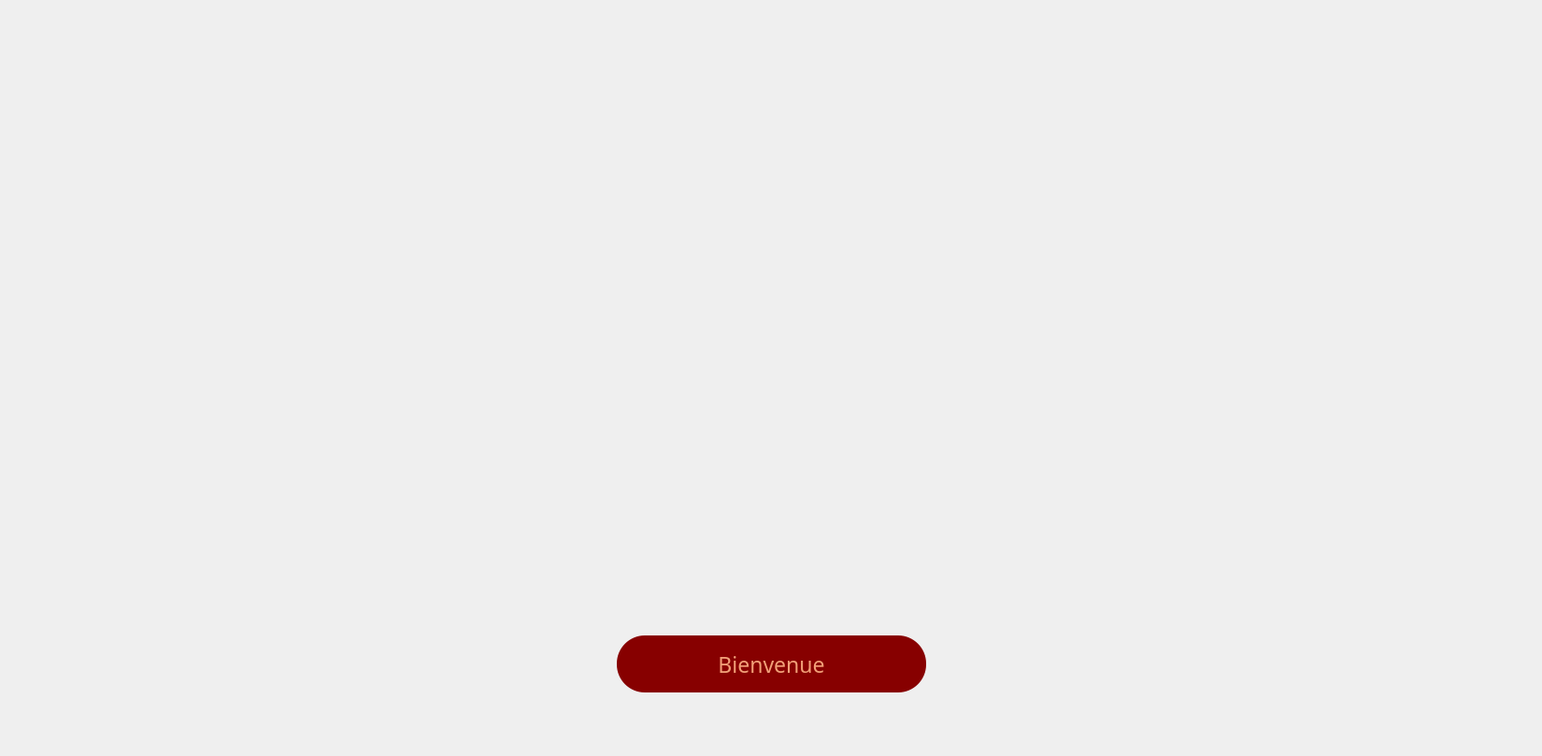
<?xml version="1.0" encoding="UTF-8"?>
<ui version="4.0">
 <class>accueil</class>
 <widget class="QDialog" name="accueil">
  <property name="geometry">
   <rect>
    <x>0</x>
    <y>0</y>
    <width>1650</width>
    <height>809</height>
   </rect>
  </property>
  <property name="windowTitle">
   <string>Hotel</string>
  </property>
  <property name="windowIcon">
   <iconset resource="image.qrc">
    <normaloff>:/projetimages/projetimages/e.png</normaloff>:/projetimages/projetimages/e.png</iconset>
  </property>
  <widget class="QWidget" name="widget" native="true">
   <property name="geometry">
    <rect>
     <x>-10</x>
     <y>-180</y>
     <width>1801</width>
     <height>1331</height>
    </rect>
   </property>
   <property name="styleSheet">
    <string notr="true">background-image: url(:/projetimages/projetimages/hotel-galvez.jpg);</string>
   </property>
   <widget class="QWidget" name="widget_3" native="true">
    <property name="geometry">
     <rect>
      <x>190</x>
      <y>830</y>
      <width>1401</width>
      <height>111</height>
     </rect>
    </property>
    <property name="styleSheet">
     <string notr="true">background:transparent;</string>
    </property>
    <widget class="QPushButton" name="pushButton">
     <property name="geometry">
      <rect>
       <x>480</x>
       <y>30</y>
       <width>331</width>
       <height>61</height>
      </rect>
     </property>
     <property name="whatsThis">
      <string>&lt;html&gt;&lt;head/&gt;&lt;body&gt;&lt;p align=&quot;center&quot;&gt;&lt;span style=&quot; font-size:22pt;&quot;&gt;Bienvenue&lt;/span&gt;&lt;/p&gt;&lt;/body&gt;&lt;/html&gt;</string>
     </property>
     <property name="styleSheet">
      <string notr="true">QPushButton {
     background-color: rgb(135, 0, 0);
color:rgb(241, 160, 120);
fontstyle:35px ;
     border-radius:30px;
	  width:100px;
font-family:centry gothlic bold ;
font-size:23px;

 }</string>
     </property>
     <property name="text">
      <string>Bienvenue</string>
     </property>
    </widget>
   </widget>
  </widget>
 </widget>
 <resources>
  <include location="image.qrc"/>
 </resources>
 <connections/>
</ui>
